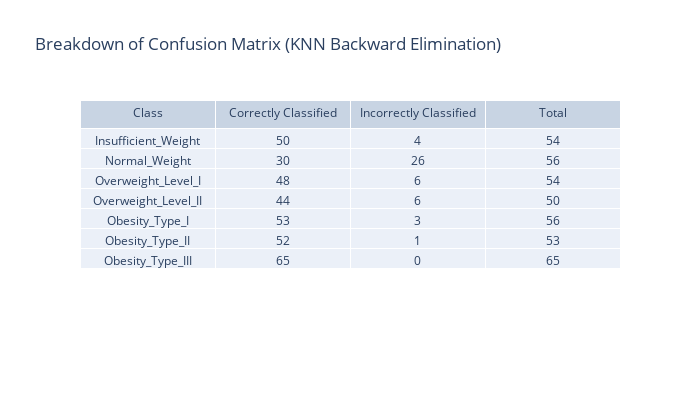

Source (notebook cell):
### Markdown cell above
#### Feature Elimination with Cross-Validation

### Code cell
from sklearn.feature_selection import RFECV
from sklearn.linear_model import LinearRegression

df = pd.read_csv("data/DataEncoded.csv")
X = df.drop(["NObeyesdad"], axis=1)
Y = df["NObeyesdad"]
xTrain, xTest, yTrain, yTest = train_test_split(X, Y, test_size=0.2, random_state=42,stratify=y)

estimator = LinearRegression()
selector = RFECV(estimator, step=1, cv=10)
selector = selector.fit(xTrain, yTrain)
selector.support_

good_attributes = selector.get_feature_names_out(X.columns)

X = df[good_attributes]
Y = df["NObeyesdad"]
xTrain, xTest, yTrain, yTest = train_test_split(X, Y, test_size=0.2, random_state=42,stratify=y)


knn = KNeighborsClassifier(n_neighbors=4)
knn.fit(xTrain,yTrain)
yPred = knn.predict(xTest)

cv_score = np.array(cross_val_score(knn, xTrain,yTrain, cv=10)).mean()
cf_matrix = confusion_matrix(yTest,yPred)
metrics = precision_recall_fscore_support(yTest,yPred,average="weighted")
precision,recall,f1=metrics[0],metrics[1],metrics[2]
accuracy = accuracy_score(yTest,yPred)


print(f"Cross Validation Score: {cv_score}\nPrecision Score: {precision}\nRecall Score: {recall}\nF1 score: {f1}\nAccuracy: {accuracy}")

print("\nConfusion Matrix \n----------------")
sns.heatmap(pd.DataFrame(cf_matrix, labels, labels), annot=True, annot_kws={"size": 14},cmap = 'coolwarm') # font size
plt.title("Confusion Matrix (KNN Backward Elimination)",loc='left', fontweight='bold',  style='italic')
plt.savefig('Graphs/Confusion Matrix (KNN Backward Elimination).png', bbox_inches='tight')

plt.show()

interpret_confusion_matrix(cf_matrix,"Breakdown of Confusion Matrix (KNN Backward Elimination)", labels)

### Figure 1 — Plotly figure (JSON) as saved in the notebook; plotly's stock layout.template omitted (floating-point values rounded to 4 significant figures)
{"data": [{"cells": {"values": [["Insufficient_Weight", "Normal_Weight", "Overweight_Level_I", "Overweight_Level_II", "Obesity_Type_I", "Obesity_Type_II", "Obesity_Type_III"], [50, 30, 48, 44, 53, 52, 65], [4, 26, 6, 6, 3, 1, 0], [54, 56, 54, 50, 56, 53, 65]]}, "columnwidth": 5, "header": {"values": ["Class", "Correctly Classified", "Incorrectly Classified", "Total"]}, "type": "table"}], "layout": {"height": 400, "title": {"text": "Breakdown of Confusion Matrix (KNN Backward Elimination)"}, "width": 700}}
